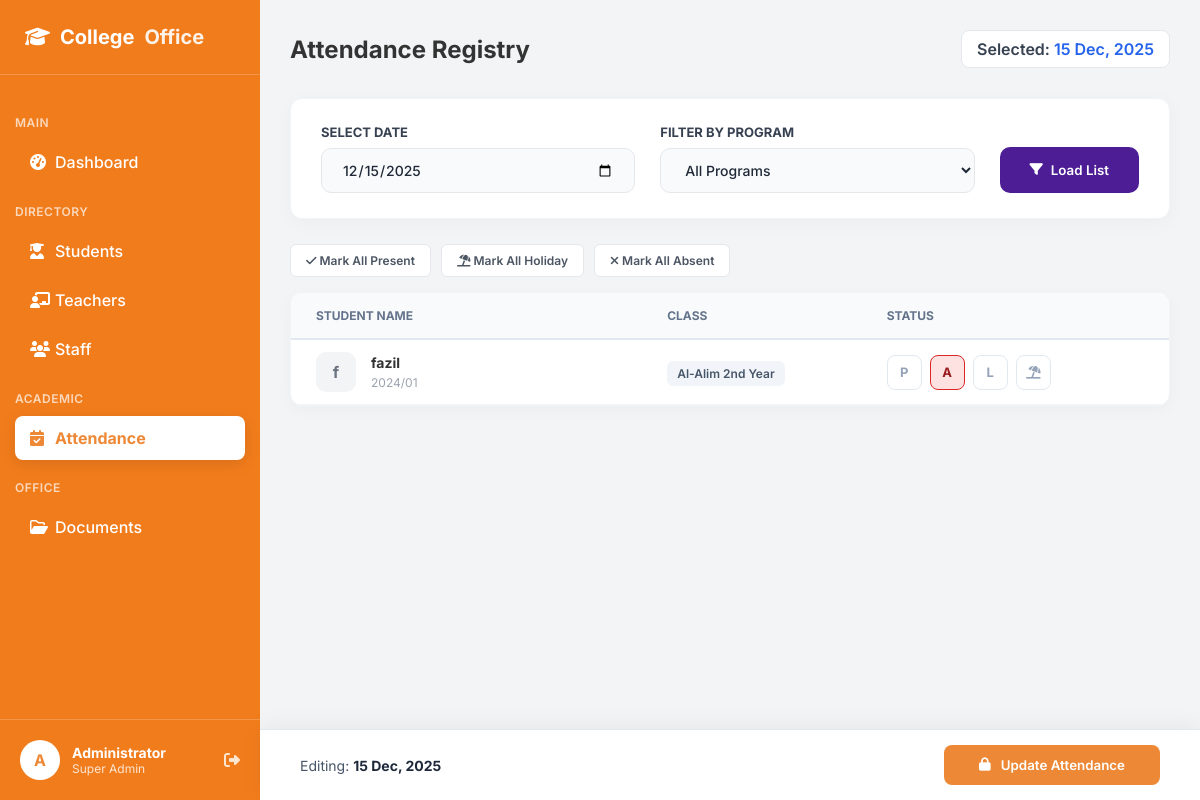
The page /attendance.php (signed in) on the database its author committed.
### tables this page shows
CREATE TABLE `students` (
  `student_id` int(11) NOT NULL,
  `full_name` varchar(100) NOT NULL,
  `admission_no` varchar(20) DEFAULT NULL,
  `class_year` varchar(50) DEFAULT NULL,
  `status` enum('Active','Inactive','Graduated') DEFAULT 'Active',
  `admission_date` date DEFAULT NULL,
  `created_at` timestamp NOT NULL DEFAULT current_timestamp(),
  `phone` varchar(20) DEFAULT NULL,
  `address` text DEFAULT NULL,
  `photo` varchar(255) DEFAULT NULL,
  `father_name` varchar(100) DEFAULT NULL
);

### attendance.php (the view, shortened to what this page needs)
<?php
include 'db_conn.php';
$selected_date = isset($_GET['date']) ? $_GET['date'] : date('Y-m-d');
$query = "SELECT * FROM students WHERE status='Active'";
$query .= " ORDER BY admission_no ASC";
$students = mysqli_query($conn, $query);
$check_date_sql = "SELECT * FROM attendance WHERE date = '$selected_date' LIMIT 1";
$is_existing = (mysqli_num_rows(mysqli_query($conn, $check_date_sql)) > 0);
$btn_text = $is_existing ? "Update Attendance" : "Save Attendance";
?>
<!DOCTYPE html>
<html lang="en">
<head>
    <link rel="stylesheet" href="https://cdnjs.cloudflare.com/ajax/libs/font-awesome/6.4.0/css/all.min.css">
    <link rel="stylesheet" href="dashboard.css">
</head>
<body>
    <div class="dashboard-container">
        <?php $page = 'attendance';
        include 'sidebar.php'; ?>
        <main class="main-content">
            <header class="top-header">
                <h2>Attendance Registry</h2>
                <div class="header-right">
                    <div style="background:white; padding:8px 15px; border-radius:8px; border:1px solid #E5E7EB; font-weight:600; color:#374151;">
                        Selected: <span style="color:#2563EB;"><?php echo date('d M, Y', strtotime($selected_date)); ?></span>
                    </div>
                </div>
            </header>
            <form method="GET" action="">
                <div class="filters-card">
                    <div class="filter-group">
                        <label>Select Date</label>
                        <input type="date" name="date" class="filter-input" value="<?php echo $selected_date; ?>">
                    </div>
                    <div class="filter-group">
                        <label>Filter by Program</label>
                        <select name="class_year" class="filter-input">
                            <option value="All">All Programs</option>
                        </select>
                    </div>
                    <button type="submit" class="btn-load">
                        <i class="fa-solid fa-filter"></i> Load List
                    </button>
                </div>
            </form>
            <form method="POST" action="" id="attForm">
                <?php if (mysqli_num_rows($students) > 0) { ?>
                    <div class="quick-actions">
                        <button type="button" class="btn-quick" onclick="markAll('Present')"><i class="fa-solid fa-check"></i> Mark All Present</button>
                        <button type="button" class="btn-quick" onclick="markAll('Holiday')"><i class="fa-solid fa-umbrella-beach"></i> Mark All Holiday</button>
                        <button type="button" class="btn-quick" onclick="markAll('Absent')"><i class="fa-solid fa-xmark"></i> Mark All Absent</button>
                    </div>
                    <div class="attendance-card">
                        <table class="att-table">
                            <thead>
                                <tr>
                                    <th style="width: 40%;">Student Name</th>
                                    <th style="width: 25%;">Class</th>
                                    <th style="width: 35%;">Status</th>
                                </tr>
                            </thead>
                            <tbody>
                                <?php
                                while ($row = mysqli_fetch_assoc($students)) {
                                    $sid = $row['student_id'];
                                    $initial = substr($row['full_name'], 0, 1);
                                    $status_sql = "SELECT status FROM attendance WHERE student_id='$sid' AND date='$selected_date'";
                                    $res = mysqli_query($conn, $status_sql);
                                    $existing = mysqli_fetch_assoc($res);
                                    $status = $existing ? $existing['status'] : 'Present';
                                ?>
                                    <tr>
                                        <td>
                                            <div class="student-profile">
                                                <div class="st-avatar"><?php echo $initial; ?></div>
                                                <div class="st-info">
                                                    <h4 style="margin:0; font-size:14px;"><?php echo $row['full_name']; ?></h4>
                                                    <span style="font-size:12px; color:#9CA3AF;"><?php echo $row['admission_no']; ?></span>
                                                </div>
                                            </div>
                                        </td>
                                        <td>
                                            <span style="font-weight:600; color:#475569; background:#F1F5F9; padding:5px 10px; border-radius:6px; font-size:12px;">
                                                <?php echo $row['class_year']; ?>
                                            </span>
                                        </td>
                                        <td>
                                            <div class="status-options">
                                                <label title="Present"><input type="radio" name="status[<?php echo $sid; ?>]" value="Present" class="status-radio" <?php if ($status == 'Present') echo 'checked'; ?>>
                                                    <div class="status-label">P</div>
                                                </label>
                                                <label title="Absent"><input type="radio" name="status[<?php echo $sid; ?>]" value="Absent" class="status-radio" <?php if ($status == 'Absent') echo 'checked'; ?>>
                                                    <div class="status-label">A</div>
                                                </label>
                                                <label title="Late"><input type="radio" name="status[<?php echo $sid; ?>]" value="Late" class="status-radio" <?php if ($status == 'Late') echo 'checked'; ?>>
                                                    <div class="status-label">L</div>
                                                </label>
                                                <label title="Holiday"><input type="radio" name="status[<?php echo $sid; ?>]" value="Holiday" class="status-radio" <?php if ($status == 'Holiday') echo 'checked'; ?>>
                                                    <div class="status-label"><i class="fa-solid fa-umbrella-beach"></i></div>
                                                </label>
                                            </div>
                                        </td>
                                    </tr>
                                <?php } ?>
                            </tbody>
                        </table>
                    </div>
                    <div class="save-bar">
                        <div style="font-size:14px; color:#475569;">
                            Editing: <b style="color:#1E293B;"><?php echo date('d M, Y', strtotime($selected_date)); ?></b>
                        </div>
                        <button type="button" onclick="openSecurityModal()" class="btn-save">
                            <i class="fa-solid fa-lock"></i> <?php echo $btn_text; ?>
                        </button>
                    </div>
                <?php } else { ?>
                    <div style="text-align:center; padding:50px; background:white; border-radius:12px; border:1px dashed #E5E7EB; color:#6B7280;">
                        No active students found.
                    </div>
                <?php } ?>
            </form>
        </main>
    </div>
</body>
</html>

### dashboard.css (style rules this page uses)
* { margin: 0; padding: 0; box-sizing: border-box; font-family: 'Inter', sans-serif; }
body { background-color: #F3F4F6; color: #333; }
.dashboard-container { display: flex; min-height: 100vh; }
.main-content { margin-left: 260px; flex: 1; padding: 30px; }
.top-header { display: flex; justify-content: space-between; align-items: center; margin-bottom: 30px; }
.top-header h2 { font-size: 24px; font-weight: 700; }
.header-right { display: flex; align-items: center; gap: 20px; }

### attendance.php (style rules this page uses)
.filters-card { background: white; padding: 25px 30px; border-radius: 12px; box-shadow: 0 4px 20px rgba(0, 0, 0, 0.03); margin-bottom: 25px; display: flex; align-items: flex-end; gap: 25px; border: 1px solid #F3F4F6; }
.filter-group { display: flex; flex-direction: column; gap: 8px; flex: 1; }
.filter-group label { font-size: 13px; font-weight: 700; color: #374151; text-transform: uppercase; }
.filter-input { width: 100%; padding: 12px 20px; border: 1px solid #E5E7EB; border-radius: 10px; outline: none; color: #1F2937; font-size: 14px; font-weight: 500; background-color: #F9FAFB; }
.btn-load { background-color: #4C1D95; color: white; padding: 12px 30px; border: none; border-radius: 10px; cursor: pointer; font-weight: 600; height: 46px; display: flex; align-items: center; gap: 8px; }
.quick-actions { display: flex; gap: 10px; margin-bottom: 15px; }
.btn-quick { padding: 8px 15px; border-radius: 6px; border: 1px solid #E5E7EB; background: white; color: #4B5563; font-size: 12px; font-weight: 600; cursor: pointer; transition: 0.2s; }
.attendance-card { background: white; border-radius: 12px; box-shadow: 0 4px 15px rgba(0, 0, 0, 0.03); overflow: hidden; border: 1px solid #F3F4F6; margin-bottom: 100px; }
.att-table { width: 100%; border-collapse: collapse; }
.att-table th { padding: 15px 25px; background: #F8FAFC; color: #64748B; font-size: 12px; font-weight: 700; text-transform: uppercase; border-bottom: 2px solid #E2E8F0; text-align: left; }
.att-table td { padding: 12px 25px; border-bottom: 1px solid #F1F5F9; vertical-align: middle; }
.student-profile { display: flex; align-items: center; gap: 15px; }
.st-avatar { width: 40px; height: 40px; background: #F3F4F6; border-radius: 10px; display: flex; align-items: center; justify-content: center; font-weight: 700; color: #6B7280; }
.status-options { display: flex; gap: 8px; }
.status-label { width: 35px; height: 35px; border-radius: 8px; display: flex; align-items: center; justify-content: center; font-weight: 700; font-size: 13px; cursor: pointer; border: 1px solid #E2E8F0; color: #94A3B8; background: white; transition: 0.2s; }
.status-radio[value="Absent"]:checked+.status-label { background: #FEE2E2; color: #991B1B; border-color: #DC2626; }
.save-bar { position: fixed; bottom: 0; right: 0; left: 260px; background: white; padding: 15px 40px; box-shadow: 0 -4px 20px rgba(0, 0, 0, 0.05); display: flex; justify-content: space-between; align-items: center; border-top: 1px solid #E2E8F0; z-index: 50; }
.btn-save { background-color: #ED8936; color: white; padding: 12px 35px; border-radius: 8px; border: none; font-weight: 600; cursor: pointer; display: flex; align-items: center; gap: 10px; }

### rows shown on the page
students: full_name "f", full_name "fazil", admission_no "2024/01", class_year "Al-Alim 2nd Year"

### other values the page prints
date('d M, Y', strtotime($selected_date)) "15 Dec, 2025"
$btn_text "Update Attendance"
